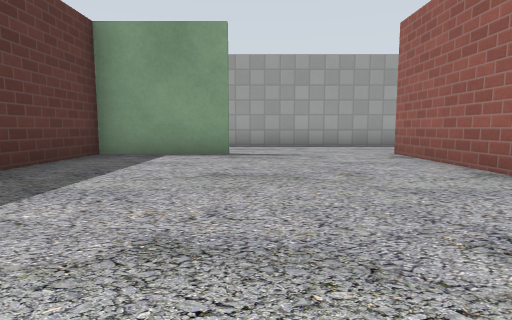
view 1 (above)

16 first-person views from a walk through a world built for the Gazebo simulator. The camera is 0.5 m above the floor, tilts 6° down and sees 80° across. The floor is counted in squares, 1 m on a side. Each view is taken from the middle of a square. On the plan, view 1 faces up. The plan holds only what a view shows up to about 9 squares ahead; the rest is blank. The place goes on beyond the plan. Simple patterns stand in for the simulator's built-in surfaces.

view 2
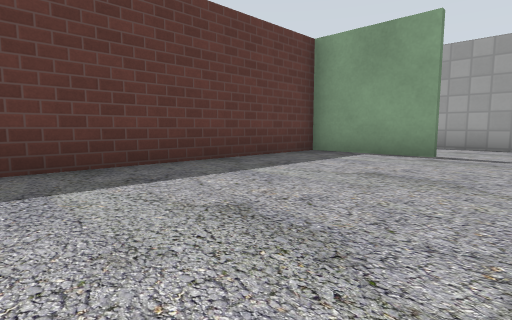

view 3
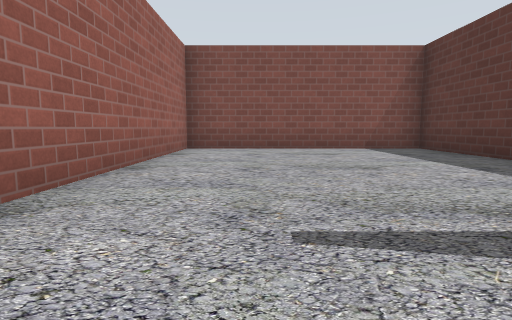

view 4
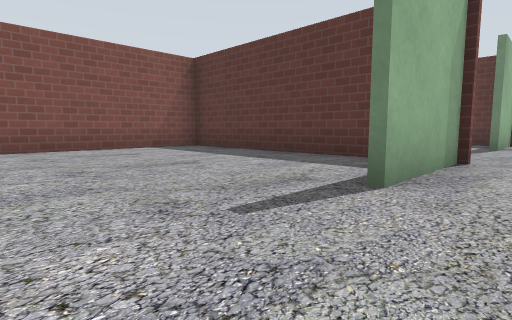

view 5
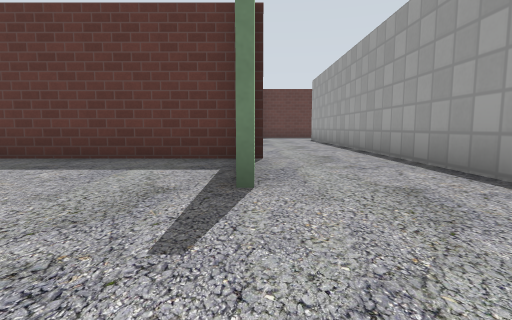

view 6
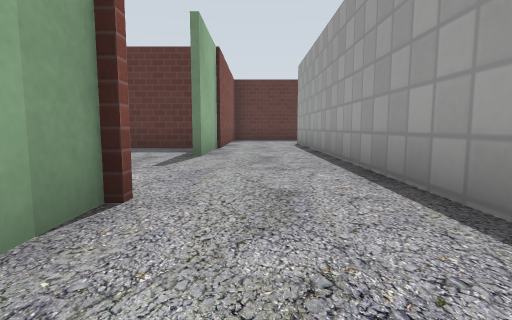

view 7
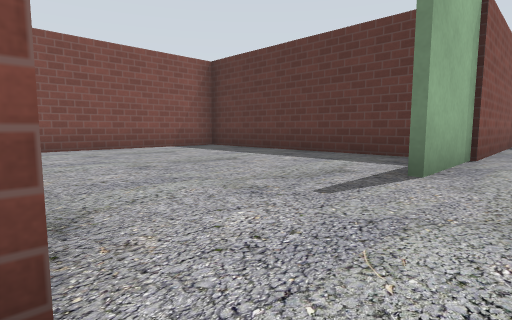

view 8
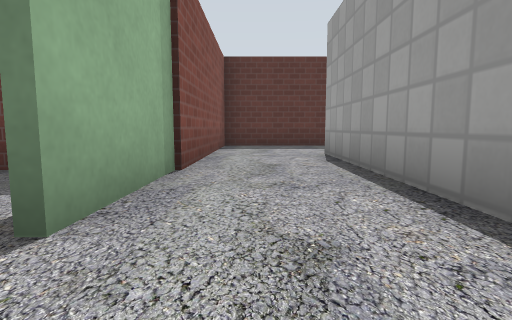

view 9
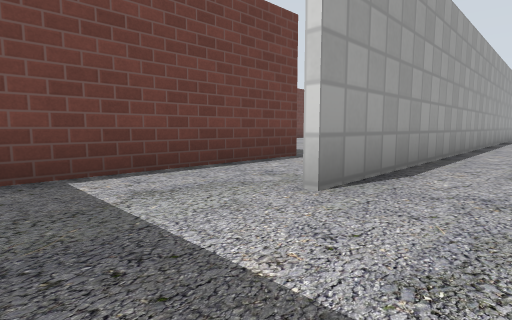

view 10
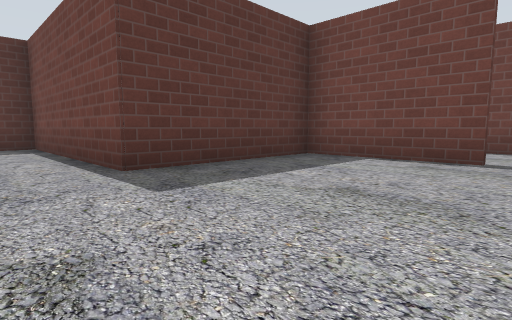

view 11
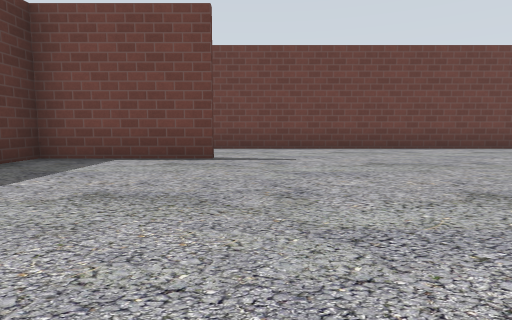

view 12
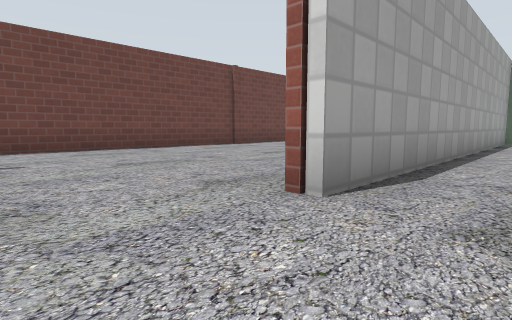

view 13
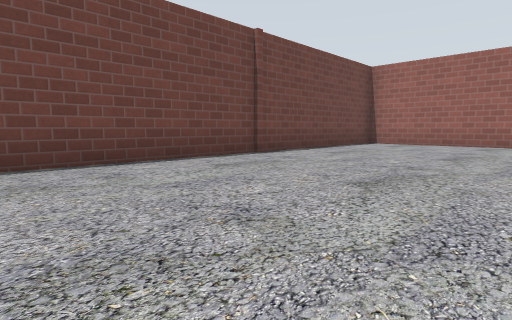

view 14
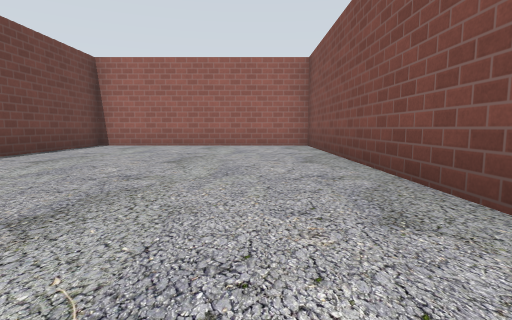

view 15
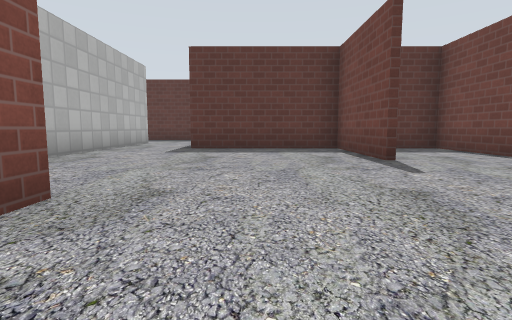

view 16
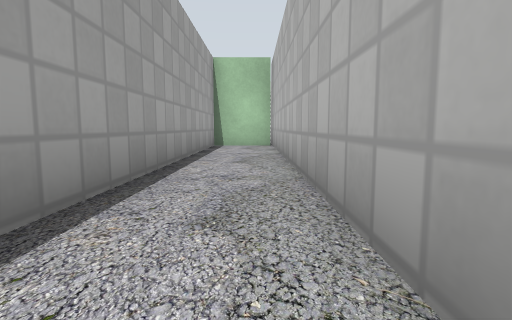

### Floor plan
Ten units are one square. View 1 is at (0, 0); x grows to the right and y downward. Boxes are objects, and circles mark ways between rooms. Rooms are numbered by the first view taken in them; rooms with no view inside come last. Other rooms are left out.
<svg viewBox="-141 -170 213 180">
<path fill="none" stroke="#000" d="M-5 -58 -30 -58M-30 -61 -30 5M-32 -60 -5 -60M-29 5 27 5 27 -60M24 -84 -36 -84M-86 -56 -86 5 -29 5M-104 -60 -62 -60M-36 -84 -110 -83M-101 -85 -84 -85M-86 -104 -136 -104 -136 -60 -104 -60M-4 -105 67 -105 67 -165 -86 -165 -86 -154M-15 -85 67 -85 67 -102 -31 -102 -31 -105 -26 -105M-56 -140 -86 -140 -86 -104M-84 -85 -60 -85"/>
<circle cx="-30" cy="-70" r="3" fill="#2a7"/>
<circle cx="-100" cy="-70" r="3" fill="#2a7"/>
<circle cx="-95" cy="-95" r="3" fill="#2a7"/>
<text x="0" y="-30">1</text>
<text x="-60" y="-40">2</text>
<text x="-110" y="-90">3</text>
<text x="-10" y="-130">4</text>
</svg>
Room 1 opens to room 2. Room 2 opens to room 3. Room 3 opens to room 4.

Where each view was taken, in squares from view 1:
view 1: 0 up, 0 right, facing up
view 2: 0 up, 1 right, facing up-left
view 3: 7 up, 1 right, facing down
view 4: 7 up, 2 right, facing down-left
view 5: 6 up, 2 right, facing left
view 6: 7 up, 1 left, facing left
view 7: 7 up, 3 left, facing down-left
view 8: 7 up, 5 left, facing left
view 9: 7 up, 13 left, facing up-right
view 10: 9 up, 5 left, facing up-left
view 11: 9 up, 5 left, facing up
view 12: 9 up, 5 left, facing up-right
view 13: 12 up, 3 left, facing up-right
view 14: 12 up, 2 left, facing right
view 15: 12 up, 1 left, facing left
view 16: 9 up, 2 left, facing right
